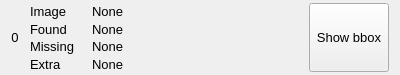
<?xml version="1.0" encoding="UTF-8"?>
<ui version="4.0">
 <class>Form</class>
 <widget class="QWidget" name="Form">
  <property name="geometry">
   <rect>
    <x>0</x>
    <y>0</y>
    <width>400</width>
    <height>75</height>
   </rect>
  </property>
  <property name="windowTitle">
   <string>Form</string>
  </property>
  <property name="styleSheet">
   <string notr="true"/>
  </property>
  <layout class="QHBoxLayout" name="horizontalLayout_4">
   <property name="spacing">
    <number>3</number>
   </property>
   <property name="leftMargin">
    <number>3</number>
   </property>
   <property name="topMargin">
    <number>3</number>
   </property>
   <property name="bottomMargin">
    <number>3</number>
   </property>
   <item>
    <widget class="QLabel" name="labelIndex">
     <property name="minimumSize">
      <size>
       <width>24</width>
       <height>0</height>
      </size>
     </property>
     <property name="font">
      <font>
       <pointsize>10</pointsize>
      </font>
     </property>
     <property name="text">
      <string>0</string>
     </property>
     <property name="alignment">
      <set>Qt::AlignCenter</set>
     </property>
    </widget>
   </item>
   <item>
    <layout class="QVBoxLayout" name="verticalLayout">
     <property name="spacing">
      <number>1</number>
     </property>
     <item>
      <layout class="QHBoxLayout" name="horizontalLayout">
       <property name="spacing">
        <number>2</number>
       </property>
       <item>
        <widget class="QLabel" name="labelTitleImage">
         <property name="minimumSize">
          <size>
           <width>60</width>
           <height>0</height>
          </size>
         </property>
         <property name="font">
          <font>
           <pointsize>10</pointsize>
          </font>
         </property>
         <property name="text">
          <string>Image</string>
         </property>
        </widget>
       </item>
       <item>
        <widget class="QLabel" name="labelImage">
         <property name="sizePolicy">
          <sizepolicy hsizetype="Expanding" vsizetype="Preferred">
           <horstretch>0</horstretch>
           <verstretch>0</verstretch>
          </sizepolicy>
         </property>
         <property name="font">
          <font>
           <pointsize>10</pointsize>
          </font>
         </property>
         <property name="text">
          <string>None</string>
         </property>
        </widget>
       </item>
      </layout>
     </item>
     <item>
      <layout class="QHBoxLayout" name="horizontalLayout_2">
       <property name="spacing">
        <number>2</number>
       </property>
       <item>
        <widget class="QLabel" name="labelTitleFound">
         <property name="minimumSize">
          <size>
           <width>60</width>
           <height>0</height>
          </size>
         </property>
         <property name="font">
          <font>
           <pointsize>10</pointsize>
          </font>
         </property>
         <property name="text">
          <string>Found</string>
         </property>
        </widget>
       </item>
       <item>
        <widget class="QLabel" name="labelFound">
         <property name="sizePolicy">
          <sizepolicy hsizetype="Expanding" vsizetype="Preferred">
           <horstretch>0</horstretch>
           <verstretch>0</verstretch>
          </sizepolicy>
         </property>
         <property name="font">
          <font>
           <pointsize>10</pointsize>
          </font>
         </property>
         <property name="text">
          <string>None</string>
         </property>
        </widget>
       </item>
      </layout>
     </item>
     <item>
      <layout class="QHBoxLayout" name="horizontalLayout_3">
       <property name="spacing">
        <number>2</number>
       </property>
       <item>
        <widget class="QLabel" name="labelTitleMissing">
         <property name="sizePolicy">
          <sizepolicy hsizetype="Preferred" vsizetype="Preferred">
           <horstretch>0</horstretch>
           <verstretch>0</verstretch>
          </sizepolicy>
         </property>
         <property name="minimumSize">
          <size>
           <width>60</width>
           <height>0</height>
          </size>
         </property>
         <property name="font">
          <font>
           <pointsize>10</pointsize>
          </font>
         </property>
         <property name="text">
          <string>Missing</string>
         </property>
        </widget>
       </item>
       <item>
        <widget class="QLabel" name="labelMissing">
         <property name="sizePolicy">
          <sizepolicy hsizetype="Expanding" vsizetype="Preferred">
           <horstretch>0</horstretch>
           <verstretch>0</verstretch>
          </sizepolicy>
         </property>
         <property name="font">
          <font>
           <pointsize>10</pointsize>
          </font>
         </property>
         <property name="text">
          <string>None</string>
         </property>
        </widget>
       </item>
      </layout>
     </item>
     <item>
      <layout class="QHBoxLayout" name="horizontalLayout_5">
       <property name="spacing">
        <number>2</number>
       </property>
       <item>
        <widget class="QLabel" name="labelTitleExtra">
         <property name="minimumSize">
          <size>
           <width>60</width>
           <height>0</height>
          </size>
         </property>
         <property name="font">
          <font>
           <pointsize>10</pointsize>
          </font>
         </property>
         <property name="text">
          <string>Extra</string>
         </property>
        </widget>
       </item>
       <item>
        <widget class="QLabel" name="labelExtra">
         <property name="sizePolicy">
          <sizepolicy hsizetype="Expanding" vsizetype="Preferred">
           <horstretch>0</horstretch>
           <verstretch>0</verstretch>
          </sizepolicy>
         </property>
         <property name="font">
          <font>
           <pointsize>10</pointsize>
          </font>
         </property>
         <property name="text">
          <string>None</string>
         </property>
        </widget>
       </item>
      </layout>
     </item>
    </layout>
   </item>
   <item>
    <widget class="QPushButton" name="btnShowImageWithBox">
     <property name="sizePolicy">
      <sizepolicy hsizetype="Minimum" vsizetype="Expanding">
       <horstretch>0</horstretch>
       <verstretch>0</verstretch>
      </sizepolicy>
     </property>
     <property name="font">
      <font>
       <pointsize>10</pointsize>
      </font>
     </property>
     <property name="text">
      <string>Show bbox</string>
     </property>
    </widget>
   </item>
  </layout>
 </widget>
 <resources/>
 <connections/>
</ui>
